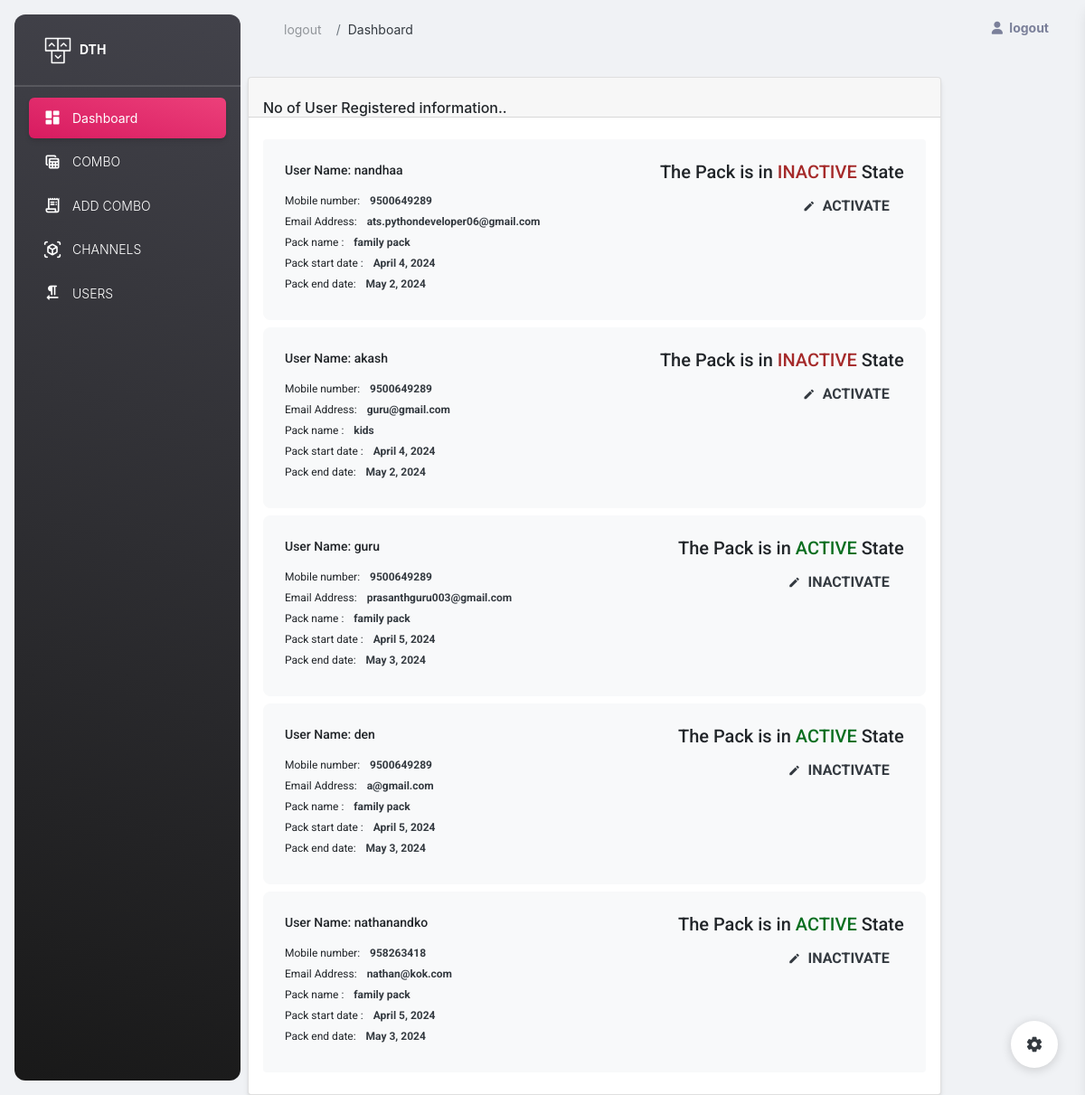
Screenshot of /user_view (signed in) with the database file from the repository.
### ddh/models.py (models this page shows)
class User_pack(models.Model):
    email=models.ForeignKey(Userdata,on_delete=models.CASCADE)
    packname=models.ForeignKey(Pack,on_delete=models.CASCADE)
    user_id=models.IntegerField()
    pack_status=models.CharField(max_length=50)
    datef=models.DateField()
    enddat=models.DateField()
    days_remaining=models.IntegerField()

class Userdata(models.Model):
    id=models.BigAutoField(primary_key=True)
    uname=models.CharField(max_length=50)
    email=models.CharField(max_length=50)
    mobileno=models.CharField(max_length=12)
    password=models.CharField(max_length=30)
    def __str__(self):
        return self.email

class Pack(models.Model):
    packname=models.CharField(max_length=100)
    price=models.IntegerField()
    def __str__(self):
        return self.packname

### ddh/views.py (the view)
# urls.py: path('user_view',views.user_view,name="user_view"),
def user_view(request):
    if 'username' in request.session:
        data=User_pack.objects.all()
        context={
            'data':data,
        }
        return render(request,'view_user.html',context)

### ddh/templates/view_user.html
{% extends 'index.html' %}
{% block content %}
<div class="row">
    <div class="col-md-10 mt-4">
      <div class="card">
        <div class="card-header pb-0 px-3">
          <h6 class="mb-0">No of User Registered information..</h6>
        </div>
        <div class="card-body pt-4 p-3">
          <ul class="list-group">
            {% for i in data %}
            <li class="list-group-item border-0 d-flex p-4 mb-2 bg-gray-100 border-radius-lg">
              <div class="d-flex flex-column">
                <h6 class="mb-3 text-sm"> User Name: {{ i.email.uname }} </h6>
                <span class="mb-2 text-xs">Mobile number: <span class="text-dark font-weight-bold ms-sm-2">{{ i.email.mobileno }} </span></span>
                <span class="mb-2 text-xs">Email Address: <span class="text-dark ms-sm-2 font-weight-bold">{{ i.email.email }}</span></span>
                <span class="mb-2 text-xs">Pack name : <span class="text-dark ms-sm-2 font-weight-bold">{{ i.packname }} </span></span>
                <span class="mb-2 text-xs">Pack start date : <span class="text-dark ms-sm-2 font-weight-bold">{{ i.datef }} </span></span>
                <span class="mb-2 text-xs">Pack end date: <span class="text-dark ms-sm-2 font-weight-bold">{{ i.enddat }} </span></span>
              </div>
              {% if i.pack_status == 'INACTIVE' %}
              <div class="ms-auto text-end">
                <h5>The Pack is in <span style="color:brown;"> INACTIVE</span> State</h5>
                <a class="btn btn-link text-dark px-3 mb-0" href="{% url 'activate_user' id=i.email %}"><i class="material-icons text-sm me-2">edit</i>ACTIVATE</a>
            </div>
              {% else %}
              <div class="ms-auto text-end">
                <h5>The Pack is in <span style="color:rgb(10, 110, 32);">ACTIVE</span> State</h5>
                <a class="btn btn-link text-dark px-3 mb-0" href="{% url 'activate_user' id=i.email %}"><i class="material-icons text-sm me-2">edit</i>INACTIVATE</a>
            </div>
             {% endif %}
            </li>
            {% endfor %}
          </ul>
        </div>
      </div>
    </div>
{% endblock %}

### rows the page displays
User_pack: email.uname "nandhaa", email.mobileno "9500649289", email.email "ats.pythondeveloper06@gmail.com", packname "family pack", datef "April 4, 2024", enddat "May 2, 2024", pack_status "The Pack is in"
User_pack: email.uname "akash", email.mobileno "9500649289", email.email "guru@gmail.com", packname "kids", datef "April 4, 2024", enddat "May 2, 2024", pack_status "The Pack is in"
User_pack: email.uname "guru", email.mobileno "9500649289", email.email "prasanthguru003@gmail.com", packname "family pack", datef "April 5, 2024", enddat "May 3, 2024", pack_status "The Pack is in"
User_pack: email.uname "den", email.mobileno "9500649289", email.email "a@gmail.com", packname "family pack", datef "April 5, 2024", enddat "May 3, 2024", pack_status "The Pack is in"
User_pack: email.uname "nathanandko", email.mobileno "958263418", email.email "nathan@kok.com", packname "family pack", datef "April 5, 2024", enddat "May 3, 2024", pack_status "The Pack is in"
